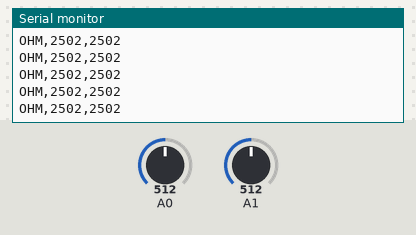
A sketch run on a simulated Arduino Uno, built with avr-gcc and run on an emulated ATmega328P. Parts: the last lines printed to the serial monitor. Inputs (shaded band) come from the test bench; at power-on: A0 = 512, A1 = 512.

Above: at 1.2 s.
1.3 s: A0 set to 716
At 1.69 s:
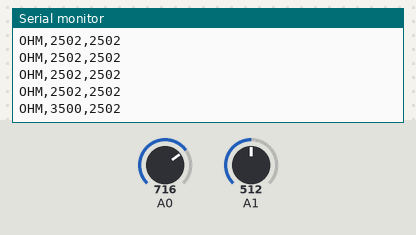
2.8 s: A1 set to 716
At 2.92 s:
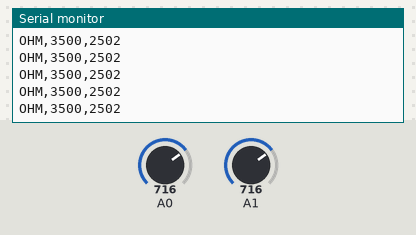
4.3 s: A0 set to 900
At 4.39 s:
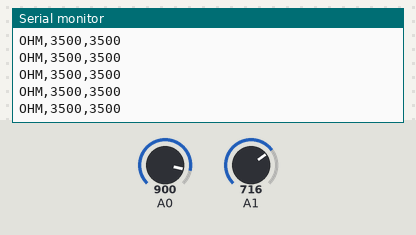
5.8 s: A1 set to 900
At 5.86 s:
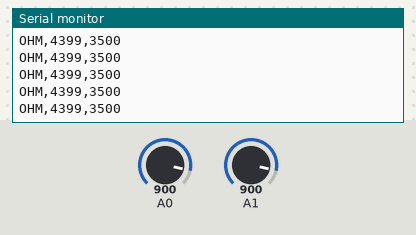
Timing chart, 0 to 8.3 s (numbered marks = the images above; inputs shaded):
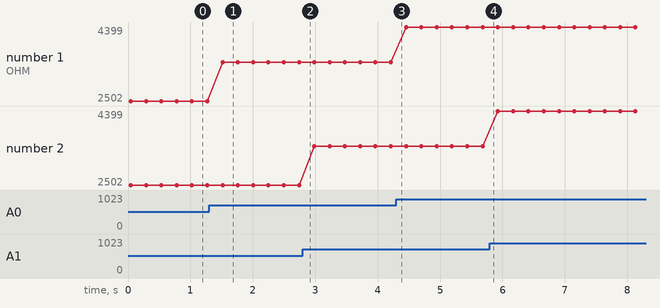

Measured:
- after the input at 1.3 s, the serial monitor: prints a new line after 0.21 s (image 1)
- plotted number 1: 2502 → 3500 after the input at 1.3 s, 3500 → 4399 after the input at 4.3 s

The sketch:

ohm.ino
```cpp
// 아화중학교 중2 Ⅶ 아두이노 실험 — 옴의 법칙 측정기
// A0 : 가변 저항 가운데 다리 = 전원 전압(저항 Rx 위쪽)
// A1 : Rx와 기준 저항(1 kΩ) 사이 = 기준 저항에 걸리는 전압
// 회로 : 5V ─ 가변 저항(10 kΩ) ─ GND,  가운데 다리 ─ Rx ─ (A1) ─ 1 kΩ ─ GND
// 출력 : "OHM,A0전압(mV),A1전압(mV)"  (0.2 초마다)
//   Rx에 걸리는 전압 = A0 − A1,  Rx에 흐르는 전류 = A1 ÷ 1 kΩ

void setup() {
  Serial.begin(9600);
}

void loop() {
  long s0 = 0, s1 = 0;
  for (int i = 0; i < 20; i++) {      // 20 번 읽어 평균 → 값이 덜 흔들림
    s0 += analogRead(A0);
    s1 += analogRead(A1);
    delay(2);
  }
  float v0 = s0 / 20.0 * 5000.0 / 1023.0;
  float v1 = s1 / 20.0 * 5000.0 / 1023.0;
  Serial.print("OHM,");
  Serial.print(v0, 0);
  Serial.print(",");
  Serial.println(v1, 0);
  delay(200);
}
```
